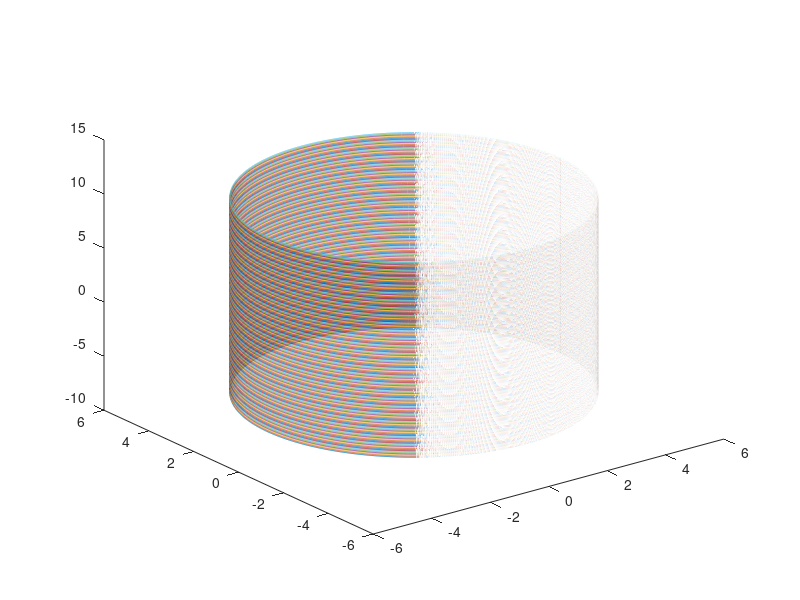

Reproduce this figure in MATLAB.
clear all
x0=0;
y0=0;
a=5;
tKBK=-7; %katw z
tABK=11; %panw z
bhmaZ=10^(-1);
bhmaT=10^(-3);
t=[0:bhmaT:2*pi]
figure
for jj=tKBK:bhmaZ:tABK
    x=x0+a*cos(t);
    y=y0+a*sin(t);
    z=jj*ones(size(x));
    plot3(x,y,z)
    hold on
end